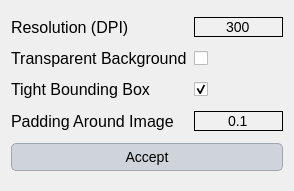
<?xml version="1.0" encoding="UTF-8"?>
<ui version="4.0">
 <class>Dialog</class>
 <widget class="QDialog" name="Dialog">
  <property name="geometry">
   <rect>
    <x>0</x>
    <y>0</y>
    <width>294</width>
    <height>191</height>
   </rect>
  </property>
  <property name="windowTitle">
   <string>Dialog</string>
  </property>
  <property name="styleSheet">
   <string notr="true">QLabel {
    font-family: 'Georgia'; /* Cambiar la fuente a Georgia */
    font-size: 16px; /* Cambiar el tamaño de la fuente */
    color: #000000; /* Color del texto (blanco) */
}

QLineEdit {
    font-family: 'Georgia'; /* Cambiar la fuente a Georgia */
    font-size: 14px; /* Cambiar el tamaño de la fuente */
    color: #000000; /* Color del texto (blanco) */
    background-color: #f0f0f0; /* Color de fondo del QLineEdit */
    border: 1px solid #000000; /* Borde blanco */
}

QComboBox {
    font-family: 'Georgia'; /* Cambiar la fuente a Georgia */
    font-size: 14px; /* Cambiar el tamaño de la fuente */
    color: #000000; /* Color del texto (blanco) */
    background-color: #cfd4da; /* Fondo oscuro del ComboBox */
}

QRadioButton {
    font-family: 'Georgia'; /* Cambiar la fuente a Georgia */
    font-size: 14px; /* Cambiar el tamaño de la fuente */
    color: #000000; /* Color del texto (blanco) */
}

QCheckBox {
    font-family: 'Georgia'; /* Cambiar la fuente a Georgia */
    font-size: 14px; /* Cambiar el tamaño de la fuente */
    color: #000000; /* Color del texto (blanco) */
}

/* Cambiar la fuente y estilo de los QPushButton */
QPushButton {
    font-family: 'Georgia'; /* Cambiar la fuente */
    font-size: 14px; /* Cambiar el tamaño de la fuente */
    color: #000000; /* Color del texto negro */
    background-color: #cfd4da; /* Fondo gris claro */
    border: 1px solid #a1a6ad; /* Borde gris medio */
    border-radius: 5px; /* Bordes redondeados */
    padding: 5px; /* Espaciado interno */
}

/* Estilo cuando el ratón pasa sobre el botón */
QPushButton:hover {
    color: #000000; /* Mantener el texto negro */
    background-color: #b7bcc3; /* Fondo gris un poco más oscuro al pasar el mouse */
}

/* Estilo cuando el botón está presionado */
QPushButton:pressed {
    background-color: #a6acb3; /* Fondo ligeramente más oscuro al presionar */
    color: #000000; /* Mantener el texto negro cuando se presiona */
}



/* Estilo general para QTableWidget y QTableView */
QTableWidget, QTableView {
    font-family: 'Georgia'; /* Cambiar la fuente a Georgia */
    font-size: 14px; /* Tamaño de la fuente */
    color: #000000; /* Color del texto negro */
    background-color: #e6e9ed; /* Fondo gris claro para la tabla */
    gridline-color: #a1a6ad; /* Color de las líneas de la tabla (gris medio) */
    selection-background-color: #b7bcc3; /* Color de fondo cuando se selecciona una celda (gris suave) */
    selection-color: #000000; /* Color del texto cuando la celda está seleccionada (negro) */
}

/* Estilo para el encabezado horizontal de la tabla */
QHeaderView::section {
    font-family: 'Georgia'; /* Cambiar la fuente a Georgia */
    font-size: 14px; /* Tamaño de la fuente */
    color: #000000; /* Color del texto negro */
    background-color: #cfd4da; /* Fondo gris claro del encabezado */
    border: 1px solid #a1a6ad; /* Borde gris medio entre las secciones */
    padding: 4px; /* Espaciado interno en el encabezado */
}

/* Estilo para las celdas de la tabla al pasar el mouse */
QTableWidget::item:hover, QTableView::item:hover {
    background-color: #b7bcc3; /* Fondo gris suave al pasar el mouse */
    color: #000000; /* Mantener el texto negro */
}

/* Estilo para las celdas cuando están seleccionadas */
QTableWidget::item:selected, QTableView::item:selected {
    background-color: #a6acb3; /* Fondo gris intermedio cuando está seleccionado */
    color: #000000; /* Texto negro cuando está seleccionado */
}

/* Ajustar el tamaño de las celdas */
QTableWidget::item, QTableView::item {
    padding: 4px; /* Espaciado interno de las celdas */
}

/* Estilo para el borde inferior de la tabla */
QTableCornerButton::section {
    background-color: #cfd4da; /* Fondo del botón de esquina */
    border: 1px solid #a1a6ad; /* Borde gris medio del botón de esquina */
}</string>
  </property>
  <layout class="QGridLayout" name="gridLayout">
   <item row="0" column="0">
    <layout class="QHBoxLayout" name="horizontalLayout">
     <item>
      <widget class="QLabel" name="label">
       <property name="minimumSize">
        <size>
         <width>177</width>
         <height>0</height>
        </size>
       </property>
       <property name="text">
        <string>Resolution (DPI)</string>
       </property>
      </widget>
     </item>
     <item>
      <widget class="QLineEdit" name="resolution">
       <property name="text">
        <string>300</string>
       </property>
       <property name="alignment">
        <set>Qt::AlignCenter</set>
       </property>
      </widget>
     </item>
    </layout>
   </item>
   <item row="2" column="0">
    <layout class="QHBoxLayout" name="horizontalLayout_3">
     <item>
      <widget class="QLabel" name="label_3">
       <property name="minimumSize">
        <size>
         <width>177</width>
         <height>0</height>
        </size>
       </property>
       <property name="text">
        <string>Tight Bounding Box</string>
       </property>
      </widget>
     </item>
     <item>
      <widget class="QCheckBox" name="tight">
       <property name="text">
        <string/>
       </property>
       <property name="checked">
        <bool>true</bool>
       </property>
      </widget>
     </item>
    </layout>
   </item>
   <item row="1" column="0">
    <layout class="QHBoxLayout" name="horizontalLayout_2">
     <item>
      <widget class="QLabel" name="label_2">
       <property name="minimumSize">
        <size>
         <width>177</width>
         <height>0</height>
        </size>
       </property>
       <property name="text">
        <string>Transparent Background</string>
       </property>
      </widget>
     </item>
     <item>
      <widget class="QCheckBox" name="transparent">
       <property name="text">
        <string/>
       </property>
       <property name="checked">
        <bool>false</bool>
       </property>
      </widget>
     </item>
    </layout>
   </item>
   <item row="3" column="0">
    <layout class="QHBoxLayout" name="horizontalLayout_4">
     <item>
      <widget class="QLabel" name="label_4">
       <property name="minimumSize">
        <size>
         <width>177</width>
         <height>0</height>
        </size>
       </property>
       <property name="text">
        <string>Padding Around Image</string>
       </property>
      </widget>
     </item>
     <item>
      <widget class="QLineEdit" name="padding">
       <property name="text">
        <string>0.1</string>
       </property>
       <property name="alignment">
        <set>Qt::AlignCenter</set>
       </property>
      </widget>
     </item>
    </layout>
   </item>
   <item row="4" column="0">
    <widget class="QPushButton" name="accept">
     <property name="text">
      <string>Accept</string>
     </property>
    </widget>
   </item>
  </layout>
 </widget>
 <resources/>
 <connections/>
</ui>
